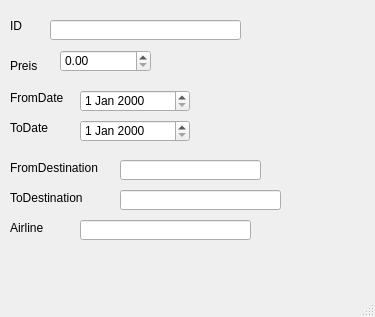
<?xml version="1.0" encoding="UTF-8"?>
<ui version="4.0">
 <class>flightDetails</class>
 <widget class="QMainWindow" name="flightDetails">
  <property name="geometry">
   <rect>
    <x>0</x>
    <y>0</y>
    <width>375</width>
    <height>317</height>
   </rect>
  </property>
  <property name="windowTitle">
   <string>MainWindow</string>
  </property>
  <widget class="QWidget" name="centralwidget">
   <widget class="QLabel" name="label">
    <property name="geometry">
     <rect>
      <x>10</x>
      <y>20</y>
      <width>37</width>
      <height>12</height>
     </rect>
    </property>
    <property name="text">
     <string>ID</string>
    </property>
   </widget>
   <widget class="QLabel" name="label_2">
    <property name="geometry">
     <rect>
      <x>10</x>
      <y>60</y>
      <width>37</width>
      <height>12</height>
     </rect>
    </property>
    <property name="text">
     <string>Preis</string>
    </property>
   </widget>
   <widget class="QLabel" name="label_3">
    <property name="geometry">
     <rect>
      <x>10</x>
      <y>90</y>
      <width>71</width>
      <height>16</height>
     </rect>
    </property>
    <property name="text">
     <string>FromDate</string>
    </property>
   </widget>
   <widget class="QLabel" name="label_4">
    <property name="geometry">
     <rect>
      <x>10</x>
      <y>120</y>
      <width>41</width>
      <height>16</height>
     </rect>
    </property>
    <property name="text">
     <string>ToDate</string>
    </property>
   </widget>
   <widget class="QLabel" name="label_5">
    <property name="geometry">
     <rect>
      <x>10</x>
      <y>160</y>
      <width>91</width>
      <height>16</height>
     </rect>
    </property>
    <property name="text">
     <string>FromDestination</string>
    </property>
   </widget>
   <widget class="QLabel" name="label_6">
    <property name="geometry">
     <rect>
      <x>10</x>
      <y>190</y>
      <width>91</width>
      <height>16</height>
     </rect>
    </property>
    <property name="text">
     <string>ToDestination</string>
    </property>
   </widget>
   <widget class="QLabel" name="label_7">
    <property name="geometry">
     <rect>
      <x>10</x>
      <y>220</y>
      <width>41</width>
      <height>16</height>
     </rect>
    </property>
    <property name="text">
     <string>Airline</string>
    </property>
   </widget>
   <widget class="QLineEdit" name="lineEdit">
    <property name="geometry">
     <rect>
      <x>50</x>
      <y>20</y>
      <width>191</width>
      <height>20</height>
     </rect>
    </property>
   </widget>
   <widget class="QDoubleSpinBox" name="doubleSpinBox">
    <property name="geometry">
     <rect>
      <x>60</x>
      <y>50</y>
      <width>91</width>
      <height>22</height>
     </rect>
    </property>
    <property name="maximum">
     <double>100000000000000000.000000000000000</double>
    </property>
   </widget>
   <widget class="QDateEdit" name="dateEdit">
    <property name="geometry">
     <rect>
      <x>80</x>
      <y>90</y>
      <width>110</width>
      <height>22</height>
     </rect>
    </property>
   </widget>
   <widget class="QDateEdit" name="dateEdit_2">
    <property name="geometry">
     <rect>
      <x>80</x>
      <y>120</y>
      <width>110</width>
      <height>22</height>
     </rect>
    </property>
   </widget>
   <widget class="QLineEdit" name="lineEdit_2">
    <property name="geometry">
     <rect>
      <x>120</x>
      <y>160</y>
      <width>141</width>
      <height>20</height>
     </rect>
    </property>
   </widget>
   <widget class="QLineEdit" name="lineEdit_3">
    <property name="geometry">
     <rect>
      <x>120</x>
      <y>190</y>
      <width>161</width>
      <height>20</height>
     </rect>
    </property>
   </widget>
   <widget class="QLineEdit" name="lineEdit_4">
    <property name="geometry">
     <rect>
      <x>80</x>
      <y>220</y>
      <width>171</width>
      <height>20</height>
     </rect>
    </property>
   </widget>
  </widget>
  <widget class="QMenuBar" name="menubar">
   <property name="geometry">
    <rect>
     <x>0</x>
     <y>0</y>
     <width>375</width>
     <height>21</height>
    </rect>
   </property>
  </widget>
  <widget class="QStatusBar" name="statusbar"/>
 </widget>
 <resources/>
 <connections/>
</ui>
